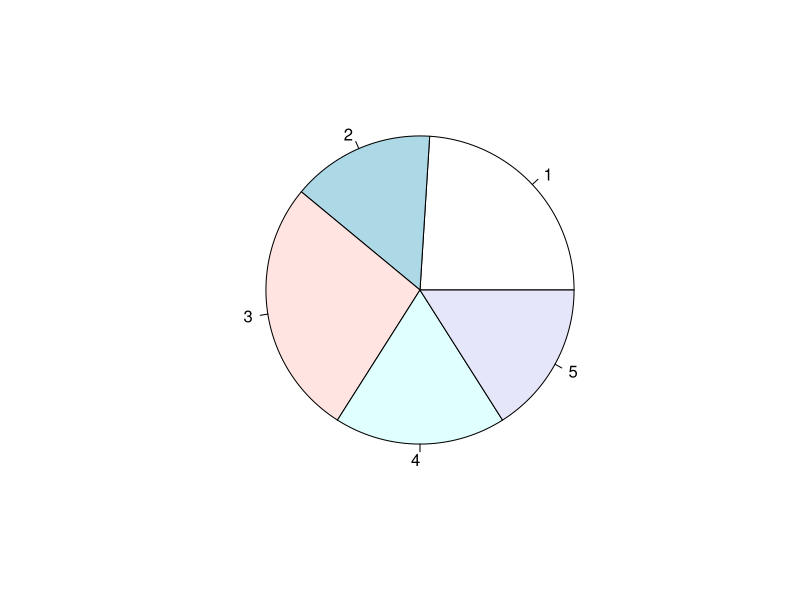
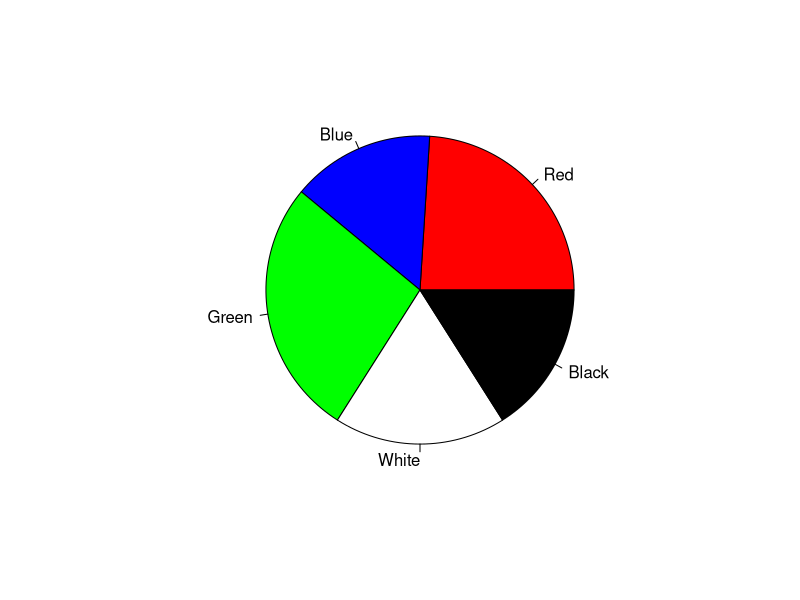

Write R code to recreate these figures, in order.
## ---- chunk 1
# Create Data

Percentages <- c(24,15,27,18,16)

#Make a standard pie chart (I am turing it into an Object. I like doing this because it allows me to progressively modify the figure in stages, and makes it easier to undo something in my experience)

p_chart <- pie(Percentages)

#Adding labels and color
p_chart <- pie(Percentages, labels = c("Red","Blue", "Green", "White", "Black"), col = c("red","blue","green","white","black"))



